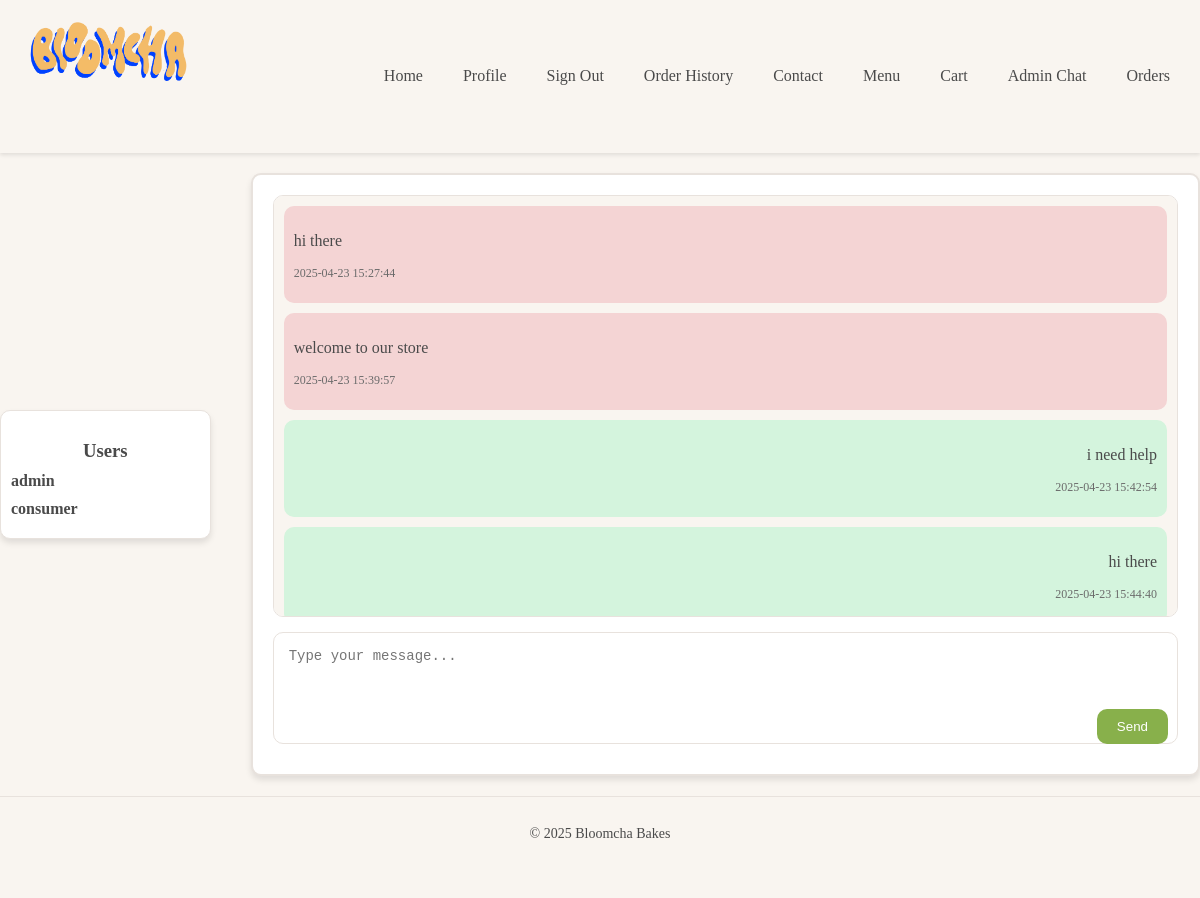
Screenshot of /admin/chat/1 (signed in) with the database file from the repository.
### CreateDatabase.py (models this page shows)
class User(Base):
    __tablename__ = 'Users'
    user_id = Column(Integer, primary_key=True, autoincrement=True)
    username = Column(String, nullable=False, unique=True)
    name = Column(String, nullable=False)
    email = Column(String, nullable=False, unique=True)
    password = Column(String, nullable=False)
    profile_image = Column(String)  # Path or URL to the profile picture
    location = Column(String)
    role = Column(String, nullable=False, default="Buyer")  # Role: "Administrator" or "Buyer"
    desserts = relationship("Dessert", back_populates="user")
    messages_sent = relationship("Message", foreign_keys="Message.sender_id", back_populates="sender")
    messages_received = relationship("Message", foreign_keys="Message.receiver_id", back_populates="receiver")
    reviews = relationship("Review", foreign_keys="Review.user_id", back_populates="user")
    orders = relationship("Order", back_populates="user")

class Message(Base):
    __tablename__ = 'Messages'
    message_id = Column(Integer, primary_key=True, autoincrement=True)
    sender_id = Column(Integer, ForeignKey('Users.user_id'), nullable=False)
    receiver_id = Column(Integer, ForeignKey('Users.user_id'), nullable=False)
    content = Column(Text, nullable=False)
    timestamp = Column(String, nullable=False)
    sender = relationship("User", foreign_keys=[sender_id], back_populates="messages_sent")
    receiver = relationship("User", foreign_keys=[receiver_id], back_populates="messages_received")

### app.py (the view, shortened to what this page needs)
@app.route('/admin/chat/<int:user_id>', methods=['GET', 'POST'])
def admin_chat_user(user_id):
    if session.get('role') != 'Administrator':  # Check if the user is an admin
        flash('Access denied.', 'error')
        return redirect(url_for('index'))
    messages = db_session.query(Message).filter(
        (Message.sender_id == user_id) |
        (Message.receiver_id == user_id)
    ).order_by(Message.timestamp).all()
    users = db_session.query(User).join(Message, User.user_id == Message.sender_id).distinct().all()
    return render_template('admin_chat.html', users=users, messages=messages, selected_user_id=user_id)

### templates/admin_chat.html (shortened to what this page needs)
{% extends "base.html" %}
{% block content %}
<div class="admin-chat" style="display: flex; justify-content: center; align-items: center;">
    <div class="user-list" style="margin-right: 20px;">
        <h3>Users</h3>
        <ul>
            {% for user in users %}
                <li><a href="{{ url_for('admin_chat_user', user_id=user.user_id) }}">{{ user.username }}</a></li>
            {% endfor %}
        </ul>
    </div>
    <div class="chatbox">
        <div class="chatbox-messages">
            {% for message in messages %}
                <div class="chatbox-message {% if message.sender_id == 1 %}admin-message{% else %}user-message{% endif %}">
                    <p>{{ message.content }}</p>
                    <p class="chatbox-timestamp">{{ message.timestamp }}</p>
                </div>
            {% endfor %}
        </div>
        <form method="POST" action="{{ url_for('admin_chat_user', user_id=selected_user_id if selected_user_id is defined else users[0].user_id) }}" class="chatbox-form" style="display: flex; flex-direction: column; align-items: flex-end;">
            <textarea name="message" placeholder="Type your message..." rows="5" style="width: 100%; margin-bottom: 10px;" required></textarea>
            <button type="submit" style="align-self: flex-end;">Send</button>
        </form>
    </div>
</div>
{% endblock %}

### static/css/style.css (style rules this page uses)
body { font-family: 'Noto Serif JP', serif; margin: 0; padding: 0; background-color: #f9f5f0; color: #4a4a4a; }
h2, h3 { text-align: center; color: #4a4a4a; font-weight: 600; }
a { text-decoration: none; color: #a63d40; transition: color 0.3s ease; }
.chatbox-form { display: flex; flex-direction: column; position: relative; }
.chatbox-form textarea { flex: 1; padding: 15px; padding-right: 80px; border: 1px solid #e8e2dd; border-radius: 10px; font-size: 14px; resize: none; min-height: 100px; outline: none; width: 100%; box-sizing: border-box; }
.chatbox-form button { position: absolute; bottom: 15px; right: 20px; padding: 10px 20px; background-color: #88b04b; color: white; border: none; border-radius: 10px; cursor: pointer; transition: background-color 0.3s ease; }
.admin-chat { display: flex; justify-content: center; align-items: flex-start; gap: 20px; margin: 20px auto; max-width: 1200px; }
.user-list { width: 250px; border: 1px solid #e8e2dd; border-radius: 10px; padding: 10px; background-color: #fff; box-shadow: 0 4px 6px rgba(0, 0, 0, 0.1); }
.user-list h3 { text-align: center; margin-bottom: 10px; color: #4a4a4a; }
.user-list ul { list-style: none; padding: 0; margin: 0; }
.user-list li { margin-bottom: 10px; }
.user-list a { text-decoration: none; color: #4a4a4a; font-weight: bold; transition: color 0.3s ease; }
.chatbox { display: flex; flex-direction: column; gap: 15px; width: 100%; background-color: #fff; border: 2px solid #e8e2dd; border-radius: 10px; box-shadow: 0 4px 6px rgba(0, 0, 0, 0.1); padding: 20px; }
.chatbox-messages { max-height: 400px; overflow-y: auto; padding: 10px; border: 1px solid #e8e2dd; border-radius: 10px; background-color: #f9f5f0; }
.chatbox-message { margin-bottom: 10px; padding: 10px; border-radius: 10px; }
.user-message { background-color: #d4f4dd; text-align: right; }
.admin-message { background-color: #f4d4d4; text-align: left; }
.chatbox-timestamp { font-size: 12px; color: #6b6b6b; }
.chatbox-form { display: flex; flex-direction: column; gap: 10px; position: relative; }
.chatbox-form textarea { flex: 1; padding: 15px; border: 1px solid #e8e2dd; border-radius: 10px; font-size: 14px; resize: none; min-height: 100px; outline: none; }
.chatbox-form button { position: absolute; bottom: 10px; right: 10px; padding: 10px 20px; background-color: #88b04b; color: white; border: none; border-radius: 10px; cursor: pointer; transition: background-color 0.3s ease; }

### rows the page displays
User: username "admin"
User: username "consumer"
Message: content "hi there", timestamp "2025-04-23 15:27:44"
Message: content "welcome to our store", timestamp "2025-04-23 15:39:57"
Message: content "i need help", timestamp "2025-04-23 15:42:54"
Message: content "hi there", timestamp "2025-04-23 15:44:40"
